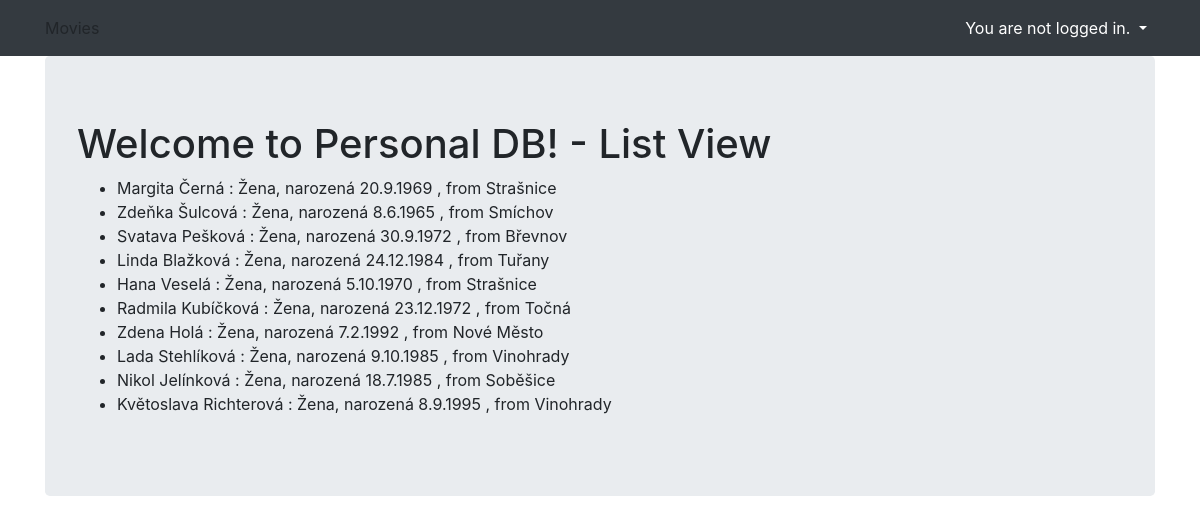
The page /list2/ on the database as committed earlier.
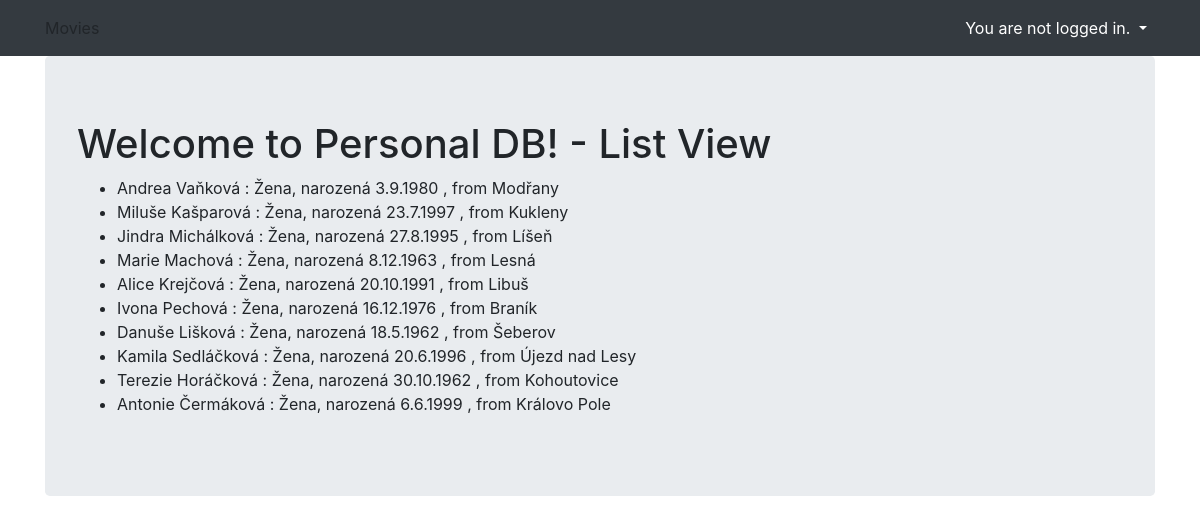
The same page on the database as committed later.
### humaniser2/models.py (models this page shows, shortened)
class Person(Model):
    firstname = CharField(max_length=30, default=None)
    surname = CharField(max_length=30, default=None)
    gender = BooleanField(default=None)
    birth_day = IntegerField(default=None, blank=True, null=True)
    birth_month = IntegerField(default=None, blank=True, null=True)
    birth_year = IntegerField(default=None, blank=True, null=True)
    city = CharField(max_length=50, default=None, blank=True, null=True)
    street = CharField(max_length=50, default=None, blank=True, null=True)
    house_no = IntegerField(default=None)
    plz = IntegerField(default=None)

### humaniser2/views.py (the view)
# urls.py: path('list2/', PeopleListView.as_view(), name='people_list2')
class PeopleListView(ListView):
  Person.objects.all().delete()
  n=requests.get('https://humaniser3.herokuapp.com/?sex=male&count=20&min=5&max=7')
  n=n.json()
  for x in range(len(n)):
    m = n[x]
    print(m)
    firstname = m.get("firstname")
    surname = m.get("surname")
    gender = m.get("gender")
    birth_day = m.get("day_of_birth")
    birth_month = m.get("month_of_birth")
    birth_year = m.get("year_of_birth")
    city = m.get("city")
    street = m.get("street")
    if street == "":
      street = city
    house_no = m.get("house_no")
    plz = m.get("plz")
    print(firstname, surname, gender, birth_day, birth_month, birth_year, city, street, house_no, plz)
    person_obj = Person(
      firstname=firstname,
      surname=surname,
      gender=gender,
      birth_day=birth_day,
      birth_month=birth_month,
      birth_year=birth_year,
      city=city,
      street=street,
      house_no=house_no,
      plz=plz)
    person_obj.save()
  template_name = 'person_list_2.html'
  model = Person

### humaniser2/templates/person_list_2.html
{% extends "base.html" %}
{% block content %}
  <h1>Welcome to Personal DB! - List View</h1>
  <ul>
    {% for human in object_list %}
      <li>
        {{human.firstname}} {{human.surname}} :
        {% if human.gender %}
        Žena, narozená
        {% else %}
        Muž, narozen
        {% endif %}
        {{human.birth_day}}.{{human.birth_month}}.{{human.birth_year}}
        , from {{human.city}}
      </li>
    {% endfor %}
  </ul>
{% endblock %}

### humaniser2/templates/base.html (shortened to what this page needs)
<html>
  <head>
    <link rel="stylesheet" href="https://stackpath.bootstrapcdn.com/bootstrap/4.2.1/css/bootstrap.min.css">
  </head>
  <body>
    <nav class="navbar navbar-expand-lg navbar-dark bg-dark">
      <div class="container fixed">
        <div class="collapse navbar-collapse" id="navbarNavAltMarkup">
          <div class="navbar-nav">
              Movies
          </div>
            <div class="navbar-nav ml-auto">
                  <div class="nav-item dropdown">
                    {% if user.is_authenticated %}
                      <a class="nav-link active dropdown-toggle" href="#" data-toggle="dropdown">
                        {% if user.first_name %}Hello, {{ user.first_name }}!
                        {% else %}Hello, {{ user.username }}!{% endif %}
                      </a>
                    {% else %}
                      <a class="nav-link active dropdown-toggle" href="#" data-toggle="dropdown">
                        You are not logged in.
                      </a>
                    {% endif %}
                  </div>
            </div>
        </div>
      </div>
    </nav>
    <div class="container">
      <div class="jumbotron">
          {% block content %}{% endblock %}
      </div>
    </div>
  </body>
</html>

Rows that differ between the two databases and show on the page:
removed Person: firstname "Margita", surname "Černá", gender "Žena, narozená", birth_day "20", birth_month "9", birth_year "1969", city "Strašnice"
removed Person: firstname "Zdeňka", surname "Šulcová", gender "Žena, narozená", birth_day "8", birth_month "6", birth_year "1965", city "Smíchov"
removed Person: firstname "Svatava", surname "Pešková", gender "Žena, narozená", birth_day "30", birth_month "9", birth_year "1972", city "Břevnov"
removed Person: firstname "Linda", surname "Blažková", gender "Žena, narozená", birth_day "24", birth_month "12", birth_year "1984", city "Tuřany"
removed Person: firstname "Hana", surname "Veselá", gender "Žena, narozená", birth_day "5", birth_month "10", birth_year "1970", city "Strašnice"
removed Person: firstname "Radmila", surname "Kubíčková", gender "Žena, narozená", birth_day "23", birth_month "12", birth_year "1972", city "Točná"
removed Person: firstname "Zdena", surname "Holá", gender "Žena, narozená", birth_day "7", birth_month "2", birth_year "1992", city "Nové Město"
removed Person: firstname "Lada", surname "Stehlíková", gender "Žena, narozená", birth_day "9", birth_month "10", birth_year "1985", city "Vinohrady"
removed Person: firstname "Nikol", surname "Jelínková", gender "Žena, narozená", birth_day "18", birth_month "7", birth_year "1985", city "Soběšice"
removed Person: firstname "Květoslava", surname "Richterová", gender "Žena, narozená", birth_day "8", birth_month "9", birth_year "1995", city "Vinohrady"
added Person: firstname "Andrea", surname "Vaňková", gender "Žena, narozená", birth_day "3", birth_month "9", birth_year "1980", city "Modřany"
added Person: firstname "Miluše", surname "Kašparová", gender "Žena, narozená", birth_day "23", birth_month "7", birth_year "1997", city "Kukleny"
added Person: firstname "Jindra", surname "Michálková", gender "Žena, narozená", birth_day "27", birth_month "8", birth_year "1995", city "Líšeň"
added Person: firstname "Marie", surname "Machová", gender "Žena, narozená", birth_day "8", birth_month "12", birth_year "1963", city "Lesná"
added Person: firstname "Alice", surname "Krejčová", gender "Žena, narozená", birth_day "20", birth_month "10", birth_year "1991", city "Libuš"
added Person: firstname "Ivona", surname "Pechová", gender "Žena, narozená", birth_day "16", birth_month "12", birth_year "1976", city "Braník"
added Person: firstname "Danuše", surname "Lišková", gender "Žena, narozená", birth_day "18", birth_month "5", birth_year "1962", city "Šeberov"
added Person: firstname "Kamila", surname "Sedláčková", gender "Žena, narozená", birth_day "20", birth_month "6", birth_year "1996", city "Újezd nad Lesy"
added Person: firstname "Terezie", surname "Horáčková", gender "Žena, narozená", birth_day "30", birth_month "10", birth_year "1962", city "Kohoutovice"
added Person: firstname "Antonie", surname "Čermáková", gender "Žena, narozená", birth_day "6", birth_month "6", birth_year "1999", city "Královo Pole"
